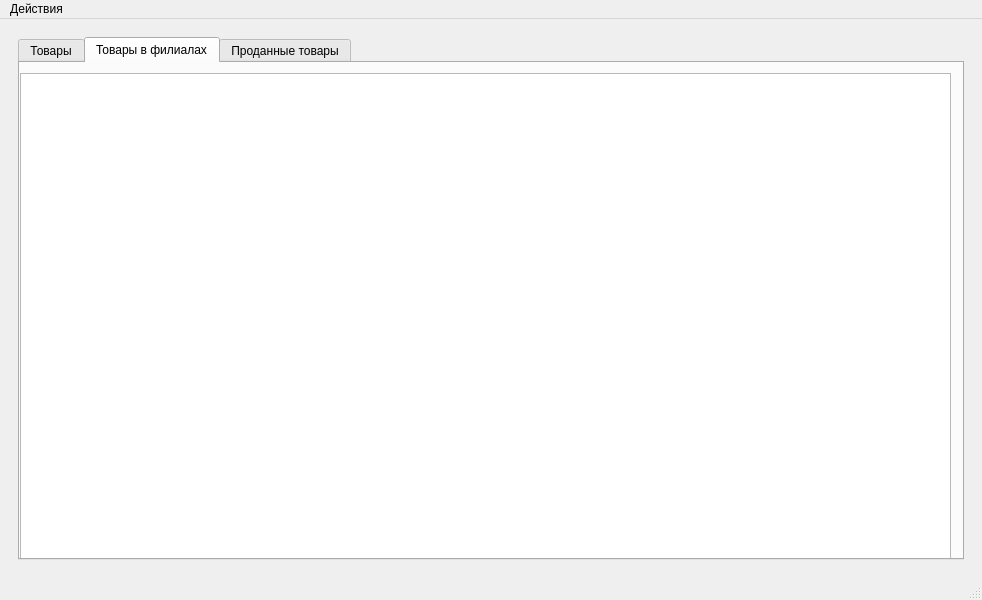
<?xml version="1.0" encoding="UTF-8"?>
<ui version="4.0">
 <class>MainWindow</class>
 <widget class="QMainWindow" name="MainWindow">
  <property name="geometry">
   <rect>
    <x>0</x>
    <y>0</y>
    <width>982</width>
    <height>600</height>
   </rect>
  </property>
  <property name="windowTitle">
   <string>MainWindow</string>
  </property>
  <widget class="QWidget" name="centralwidget">
   <layout class="QGridLayout" name="gridLayout">
    <item row="0" column="0">
     <widget class="QWidget" name="widget" native="true">
      <layout class="QGridLayout" name="gridLayout_3">
       <item row="0" column="0">
        <widget class="QTabWidget" name="tabWidget">
         <property name="currentIndex">
          <number>1</number>
         </property>
         <widget class="QWidget" name="codes">
          <attribute name="title">
           <string>Товары</string>
          </attribute>
          <layout class="QGridLayout" name="gridLayout_4">
           <item row="0" column="0">
            <widget class="QTableWidget" name="codesTable"/>
           </item>
          </layout>
         </widget>
         <widget class="QWidget" name="filialGoods">
          <attribute name="title">
           <string>Товары в филиалах</string>
          </attribute>
          <widget class="QTableWidget" name="filialTable">
           <property name="geometry">
            <rect>
             <x>0</x>
             <y>10</y>
             <width>931</width>
             <height>541</height>
            </rect>
           </property>
          </widget>
         </widget>
         <widget class="QWidget" name="sold">
          <attribute name="title">
           <string>Проданные товары</string>
          </attribute>
          <layout class="QGridLayout" name="gridLayout_2">
           <item row="0" column="0">
            <widget class="QTableWidget" name="soldTable"/>
           </item>
          </layout>
         </widget>
        </widget>
       </item>
      </layout>
     </widget>
    </item>
   </layout>
  </widget>
  <widget class="QStatusBar" name="statusbar"/>
  <widget class="QMenuBar" name="menuBar">
   <property name="geometry">
    <rect>
     <x>0</x>
     <y>0</y>
     <width>982</width>
     <height>26</height>
    </rect>
   </property>
   <widget class="QMenu" name="menuAdd">
    <property name="title">
     <string>Действия</string>
    </property>
    <addaction name="movingToFilial"/>
    <addaction name="check"/>
    <addaction name="svodNaklad"/>
    <addaction name="log"/>
    <addaction name="history"/>
   </widget>
   <addaction name="menuAdd"/>
  </widget>
  <action name="movingToFilial">
   <property name="text">
    <string>Переместить в филиал...</string>
   </property>
  </action>
  <action name="check">
   <property name="text">
    <string>Создать чек...</string>
   </property>
  </action>
  <action name="svodNaklad">
   <property name="text">
    <string>Сформировать сводную накладную...</string>
   </property>
  </action>
  <action name="log">
   <property name="text">
    <string>Файл протокола загрузки</string>
   </property>
  </action>
  <action name="history">
   <property name="text">
    <string>Файл истории обмена</string>
   </property>
  </action>
 </widget>
 <resources/>
 <connections/>
</ui>
